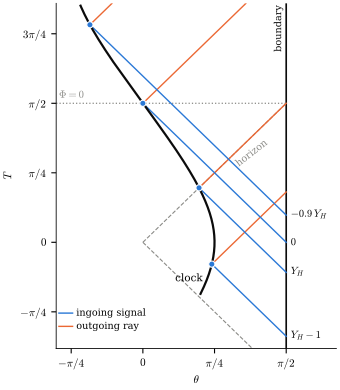

Write Python code to recreate this figure.
"""Fig. 1: the infalling clock in global AdS2 strip coordinates (theta, T); ingoing and outgoing labels. tau_s' = pi/4."""
import numpy as np, matplotlib
matplotlib.use('Agg'); import matplotlib.pyplot as plt
plt.rcParams.update({'font.family': 'serif', 'mathtext.fontset': 'cm', 'font.size': 8, 'axes.linewidth': 0.6})
BLUE, ORANGE, INK, GREY = '#2a78d6', '#eb6834', '#0b0b0b', '#8a8a86'
ts = np.pi/4
gd = lambda y: np.arctan(np.sinh(y))                                  # global time of the boundary label y
tau = lambda y: 2*np.arctan(np.tan(np.pi/2 - ts/2)*np.tanh(y/2))      # classical reading (proper time from the Phi = 0 event)
def clock(s):                                                          # sigma = 0: time-symmetric point; sigma = pi/2: Phi = 0
    return np.arctan(np.cos(s)/np.tan(ts)), np.arctan2(np.sin(ts)*np.sin(s), np.cos(s))
TOP, LEFT, BOT = 2.7, -0.95, -1.2
fig, ax = plt.subplots(figsize=(3.4, 3.9))
ax.plot([np.pi/2]*2, [BOT, TOP], color=INK, lw=1.2)
ax.text(np.pi/2 - 0.03, TOP - 0.02, 'boundary', rotation=90, ha='right', va='top', fontsize=7, color=INK)
th = np.linspace(0, np.pi/2, 50)
ax.plot(th, th, ls='--', color=GREY, lw=0.8); ax.plot(th[:45], -th[:45], ls='--', color=GREY, lw=0.8)
ax.text(1.0, 0.86, 'horizon', color=GREY, fontsize=7, rotation=38, ha='left')
ax.plot([LEFT, np.pi/2], [np.pi/2]*2, ls=':', color=GREY, lw=0.9)
ax.text(LEFT + 0.03, np.pi/2 + 0.05, r'$\Phi=0$', color=GREY, fontsize=7.5)
s = np.linspace(-0.75, np.pi/2 + 0.95, 500); x, t = clock(s)
ax.plot(x, t, color=INK, lw=1.6, zorder=4); xc0, tc0 = clock(-0.55); ax.text(xc0 - 0.05, tc0, 'clock', fontsize=7.5, va='center', ha='right')
YH = np.log(np.cos(ts))
labs = [(YH - 1, r'$Y_H-1$'), (YH, r'$Y_H$'), (0.0, r'$0$'), (-0.9*YH, r'$-0.9\,Y_H$')]
for y, nm in labs:
    Tb = gd(y); xc, tc = clock(np.pi/2 + tau(y))
    ax.plot([np.pi/2, xc], [Tb, tc], color=BLUE, lw=1.0, zorder=3)
    ax.plot(xc, tc, 'o', ms=4.5, mfc=BLUE, mec='white', mew=0.8, zorder=5)
    ax.text(np.pi/2 + 0.05, Tb, nm, va='center', fontsize=7.5)
    c = tc - xc                                                      # outgoing ray: T - theta = c
    xe = min(np.pi/2, TOP - c)
    ax.plot([xc, xe], [tc, xe + c], color=ORANGE, lw=1.0, zorder=2)
ax.plot([-0.92, -0.77], [-0.80, -0.80], color=BLUE, lw=1.0); ax.text(-0.73, -0.80, 'ingoing signal', va='center', fontsize=7)
ax.plot([-0.92, -0.77], [-0.95, -0.95], color=ORANGE, lw=1.0); ax.text(-0.73, -0.95, 'outgoing ray', va='center', fontsize=7)
ax.set_xlim(LEFT, np.pi/2 + 0.55); ax.set_ylim(BOT, TOP)
ax.set_xlabel(r'$\theta$'); ax.set_ylabel(r'$T$')
ax.set_xticks([-np.pi/4, 0, np.pi/4, np.pi/2]); ax.set_xticklabels([r'$-\pi/4$', r'$0$', r'$\pi/4$', r'$\pi/2$'])
ax.set_yticks([-np.pi/4, 0, np.pi/4, np.pi/2, 3*np.pi/4]); ax.set_yticklabels([r'$-\pi/4$', r'$0$', r'$\pi/4$', r'$\pi/2$', r'$3\pi/4$'])
for sp in ('top', 'right'): ax.spines[sp].set_visible(False)
fig.tight_layout(pad=0.3)
fig.savefig('figures/fig_geometry.pdf'); pass
